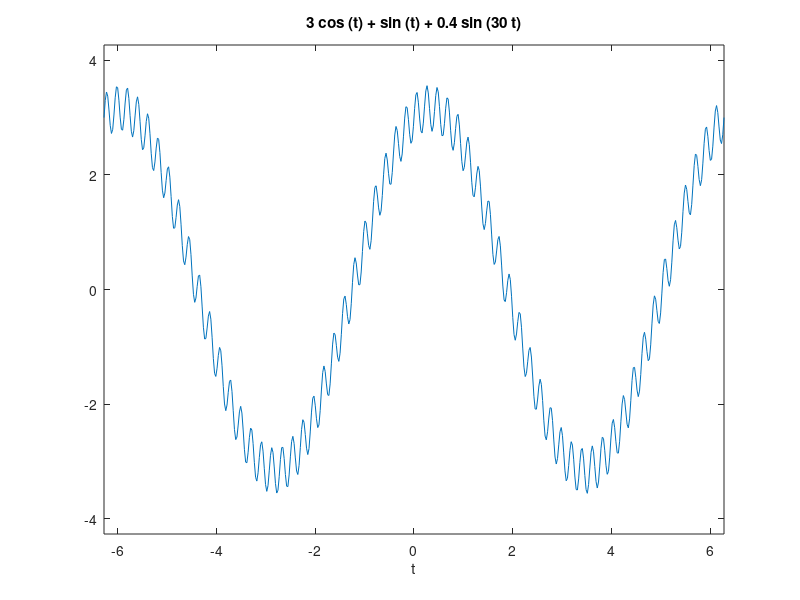
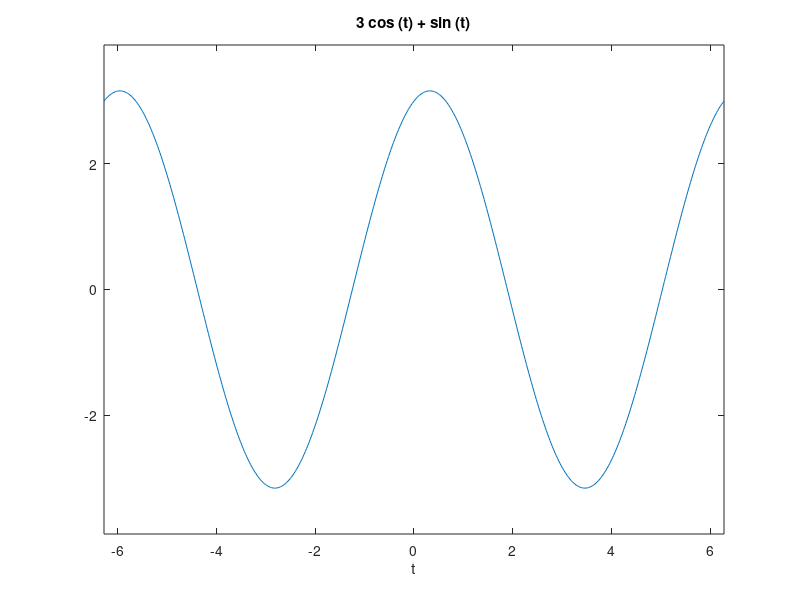

The MATLAB source for these figures, in order:
clear all; close all

f = @(t) 3*cos(t) + sin(t) + 0.4*sin(30*t)
ezplot(f)
%pause
tilde_f = @(t) 3*cos(t) + sin(t)
figure; ezplot(tilde_f)


pause


sfreq = 44100;                      % samplingsfrekvens (Hz)
sek = 4.0;                          % tid (sek)
n = sfreq * sek;                    % antall samples
s = (1:n) / sfreq;                  

s = sin(1000 * s) ...               % lydsignal
    + 3*cos(1000*s) ...
    + 0.4*sin(30*1000*s);   

sound(s, sfreq);                    % spill av

pause

s = (1:n) / sfreq;  

s = sin(1000 * s) + 3*cos(1000*s);

sound(s, sfreq)